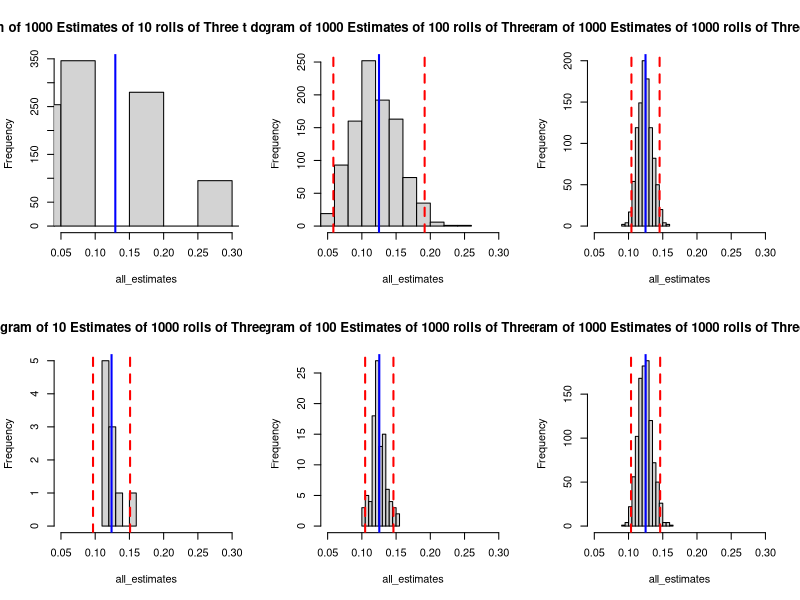

Here is the R script that generated this plot:
#Name: Kevin Chen
#Assignment: HW1, dice rolls
#Course: DCS 307
#Instructor: Barry Lawson

#1:

rollDie <- function()
{
  die1 <- sample(1:6, 1)
  die2 <- sample(1:6, 1)
  die3 <- sample(1:6, 1)
  return(sum(die1 + die2 + die3))
}


#2:

prob <- function(num_rolls = 1000)
{
  count <- 0
  for (i in 1:num_rolls) {
    if (rollDie() == 10) {
      count <- count + 1
    }
  }
  return(count / num_rolls)
}


#3:

probEstimates <- function(num_estimates = 100, num_rolls = 1000)
{
  estimates <- rep(0, num_estimates)
  for (i in 1:num_estimates) {
    estimates[i] <- prob(num_rolls)
  }
  return(estimates)
}


#4:


EstimatesHist <- function(num_estimates = 1000, num_rolls = 1000, title) 
{
  all_estimates <- probEstimates(num_estimates = num_estimates, num_rolls = num_rolls)
  hist(all_estimates,  xlim = c(0.05, 0.3), main = title)
  m <- mean(all_estimates)
  abline(v = m, col = "blue", lwd = 2)
  s <- sd(all_estimates)
  abline(v = c(m - 2*s, m + 2*s), col = "red", lwd = 2, lty = "dashed") 
  print(quantile(all_estimates, prob = c(0.5, 0.75, 0.95, 0.99)))
}




#5:

par(mfrow = c(2,3))

EstimatesHist(num_rolls = 10, title = "Histogram of 1000 Estimates of 10 rolls of Three t do you Fair Dice")
EstimatesHist(num_rolls = 100, title = "Histogram of 1000 Estimates of 100 rolls of Three Fair Dice")
EstimatesHist(title = "Histogram of 1000 Estimates of 1000 rolls of Three Fair Dice")


#6:


EstimatesHist(num_estimates = 10, title = "Histogram of 10 Estimates of 1000 rolls of Three Fair Dice")
EstimatesHist(num_estimates = 100, title = "Histogram of 100 Estimates of 1000 rolls of Three Fair Dice")
EstimatesHist(title = "Histogram of 1000 Estimates of 1000 rolls of Three Fair Dice")








